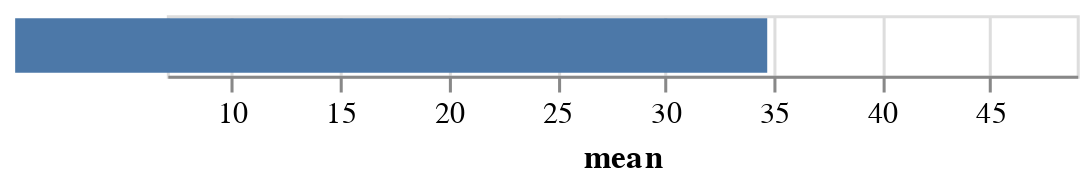

The notebook cell this image was saved under:
### Code cell
(render-mime "application/vnd.vegalite.v3+json" 
             {
                  :$schema "https://vega.github.io/schema/vega-lite/v4.json",
                  :data {:values [{:mean mean-psych-safety :good 40}]}
                  :mark {:type "bar"}
                  :encoding {
                    :x {:field :mean :type "quantitative" :scale {:domain [7 49]}}

                  }
                })

### Figure 1 — Vega-Lite specification as saved in the notebook (floating-point values rounded to 4 significant figures)
{"$schema": "https://vega.github.io/schema/vega-lite/v4.json", "data": {"values": [{"good": 40, "mean": 34.71}]}, "encoding": {"x": {"field": "mean", "scale": {"domain": [7, 49]}, "type": "quantitative"}}, "mark": {"type": "bar"}}
